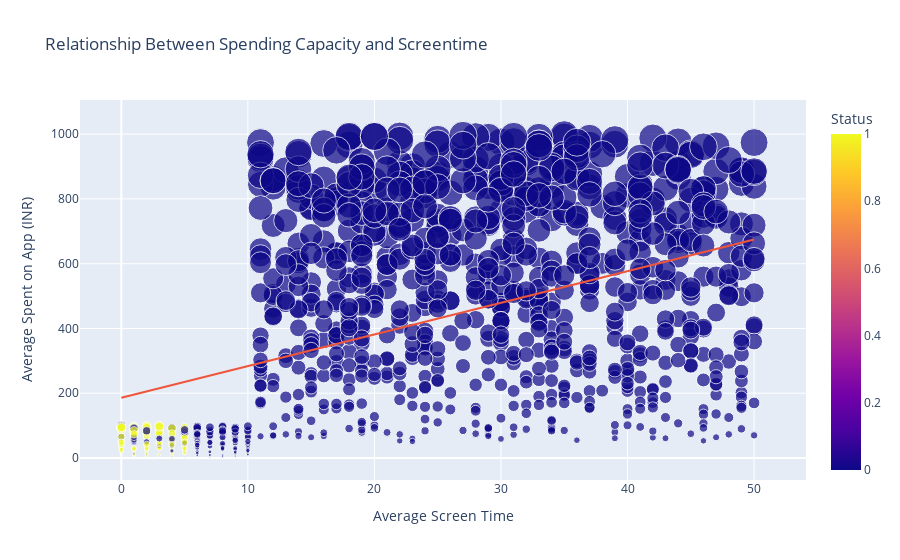

Notebook source saved alongside this figure:
### Code cell
figure = px.scatter(data_frame = data, 
                    x="Average Screen Time",
                    y="Average Spent on App (INR)", 
                    size="Average Spent on App (INR)", 
                    color= "Status",
                    title = "Relationship Between Spending Capacity and Screentime",
                    trendline="ols")
figure.show()

### Figure 1 — Plotly figure (JSON) as saved in the notebook; plotly's stock layout.template omitted (floating-point values rounded to 4 significant figures; data arrays with more than 128 entries replaced by an {"elided": "..."} marker saying what was removed)
{"data": [{"hovertemplate": "Average Screen Time=%{x}<br>Average Spent on App (INR)=%{marker.size}<br>Status=%{marker.color}<extra></extra>", "legendgroup": "", "marker": {"color": {"elided": "999 int values"}, "coloraxis": "coloraxis", "size": {"elided": "999 int values"}, "sizemode": "area", "sizeref": 2.495, "symbol": "circle"}, "mode": "markers", "name": "", "orientation": "v", "showlegend": false, "type": "scatter", "x": {"elided": "999 int values"}, "xaxis": "x", "y": {"elided": "999 int values"}, "yaxis": "y"}, {"hovertemplate": "<b>OLS trendline</b><br>Average Spent on App (INR) = 9.78477 * Average Screen Time + 185.761<br>R<sup>2</sup>=0.198845<br><br>Average Screen Time=%{x}<br>Average Spent on App (INR)=%{y} <b>(trend)</b><extra></extra>", "legendgroup": "", "marker": {"symbol": "circle"}, "mode": "lines", "name": "", "showlegend": false, "type": "scatter", "x": {"elided": "999 int values"}, "xaxis": "x", "y": {"elided": "999 float values"}, "yaxis": "y"}], "layout": {"coloraxis": {"colorbar": {"title": {"text": "Status"}}, "colorscale": [[0, "#0d0887"], [0.1111, "#46039f"], [0.2222, "#7201a8"], [0.3333, "#9c179e"], [0.4444, "#bd3786"], [0.5556, "#d8576b"], [0.6667, "#ed7953"], [0.7778, "#fb9f3a"], [0.8889, "#fdca26"], [1, "#f0f921"]]}, "legend": {"itemsizing": "constant", "tracegroupgap": 0}, "title": {"text": "Relationship Between Spending Capacity and Screentime"}, "xaxis": {"anchor": "y", "domain": [0, 1], "title": {"text": "Average Screen Time"}}, "yaxis": {"anchor": "x", "domain": [0, 1], "title": {"text": "Average Spent on App (INR)"}}}}
